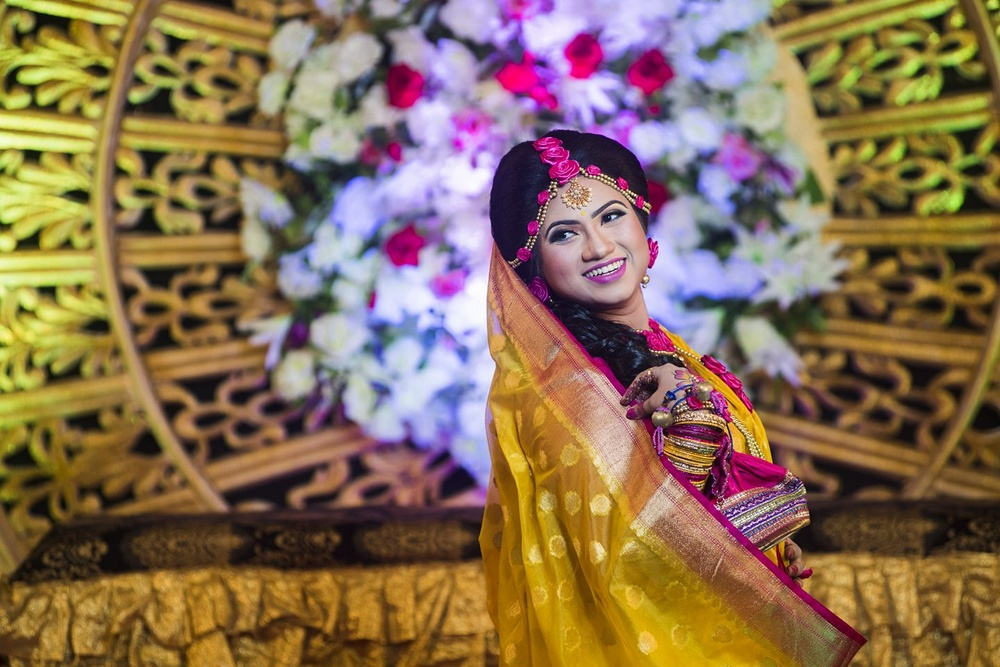
#> input picture images/girl.jpg, 1000 x 667 px, shrunk from 1440 x 961 before the run
$ jupyter execute --allow-errors 08_ImageHistogram.ipynb   (shell and % lines are left out)   (older library calls are emulated)
#> lines starting #> are read from the running program, lines starting #| are printed output that depends on the picture
[cell 1]
#import packages
import cv2
import numpy as np
import matplotlib.pyplot as plt

[cell 2]
#load image from images folder
image_bgr = cv2.imread('images/girl.jpg')
#> image_bgr is the input picture: shape (667, 1000, 3); mean B, G, R 83.7, 110.9, 136.7

[cell 3]
image_rgb = cv2.cvtColor(image_bgr, cv2.COLOR_BGR2RGB)
plt.imshow(image_rgb)

[cell 4]
#working with (b,g,r) image
#hist_values = cv2.calcHist([blue_bricks],channels=[0],mask=None,histSize=[256],ranges=[0,256])
hist_values = cv2.calcHist([image_bgr],[0],mask=None, histSize=[256],ranges=[0,256])
#> hist_values = 256 values, max 10472 at index 0, min 798 at index 204, mean 2605.5

[cell 5]
#ploting blue curve
plt.plot(hist_values)
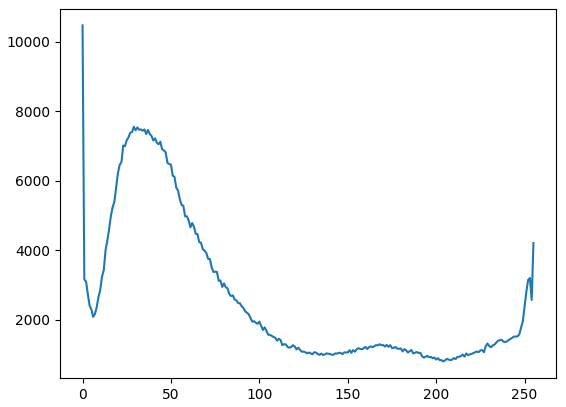
#> figure drawn by matplotlib, 1 panel; curve peaks at x = 0, y = 10472

[cell 6]
#hist_values = cv2.calcHist([image_bgr],[2],mask=None, histSize=[256],ranges=[0,256])
#plt.plot(hist_values)

[cell 7]
image = image_bgr
Color = ('b', 'g', 'r')
#> (the rest of this cell did not finish here and is left out)

[cell 8]
image = image_bgr
image = cv2.cvtColor(image, cv2.COLOR_BGR2GRAY)
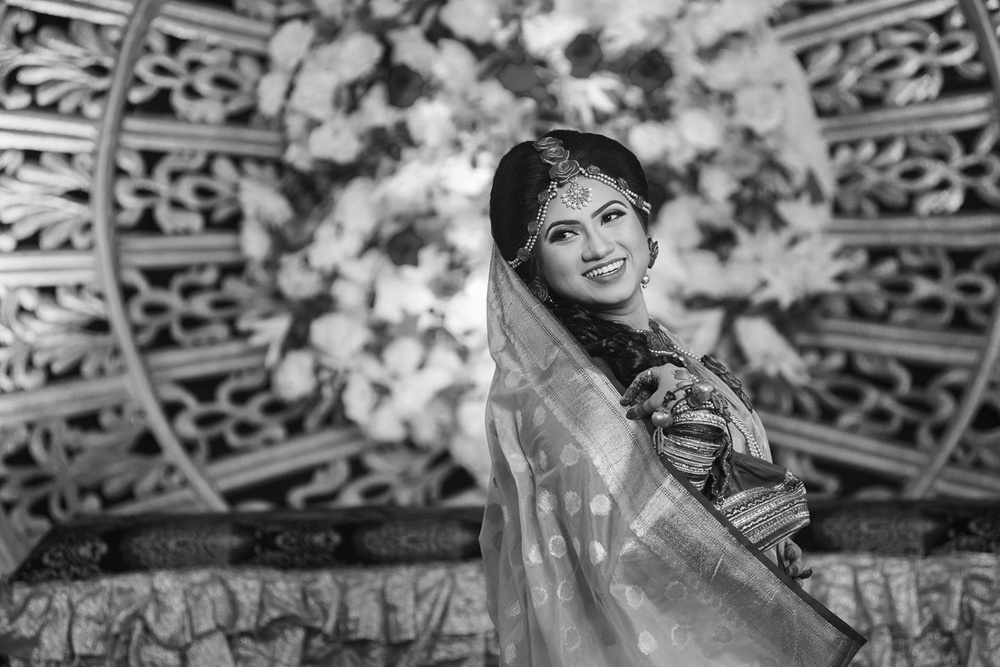
#> image: shape (667, 1000); min 2, max 255, mean 115.5
sobelx = cv2.Sobel(image,cv2.CV_32F,1,0,ksize=5)
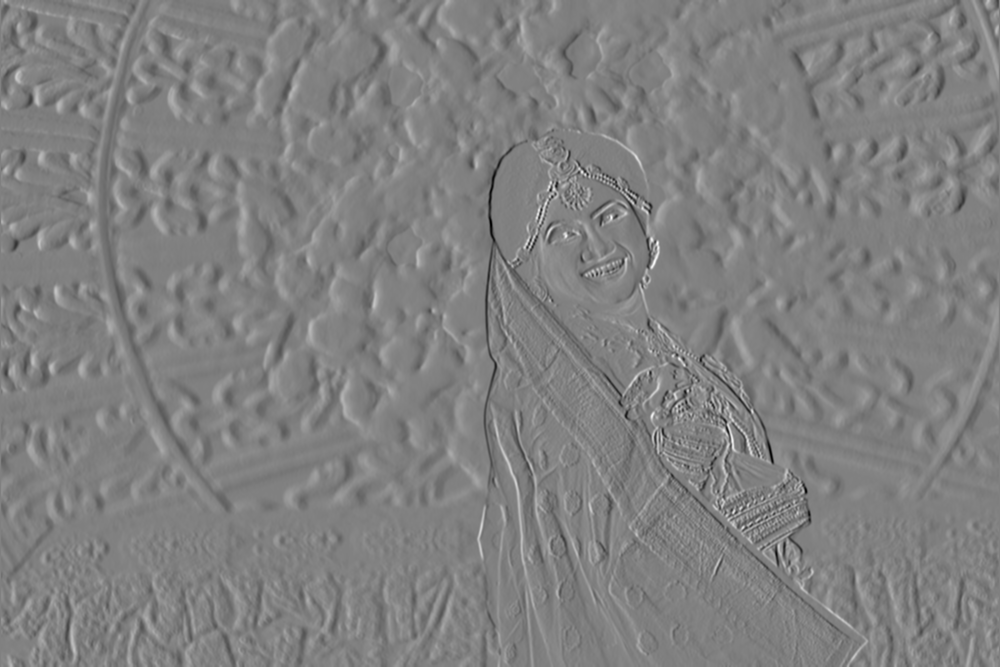
#> sobelx: shape (667, 1000) float32; min -7715, max 7556, mean -6.8; drawn with min black and max white
plt.imshow(sobelx,cmap="gray")

$ run again, with images/bricks.jpg copied over images/girl.jpg
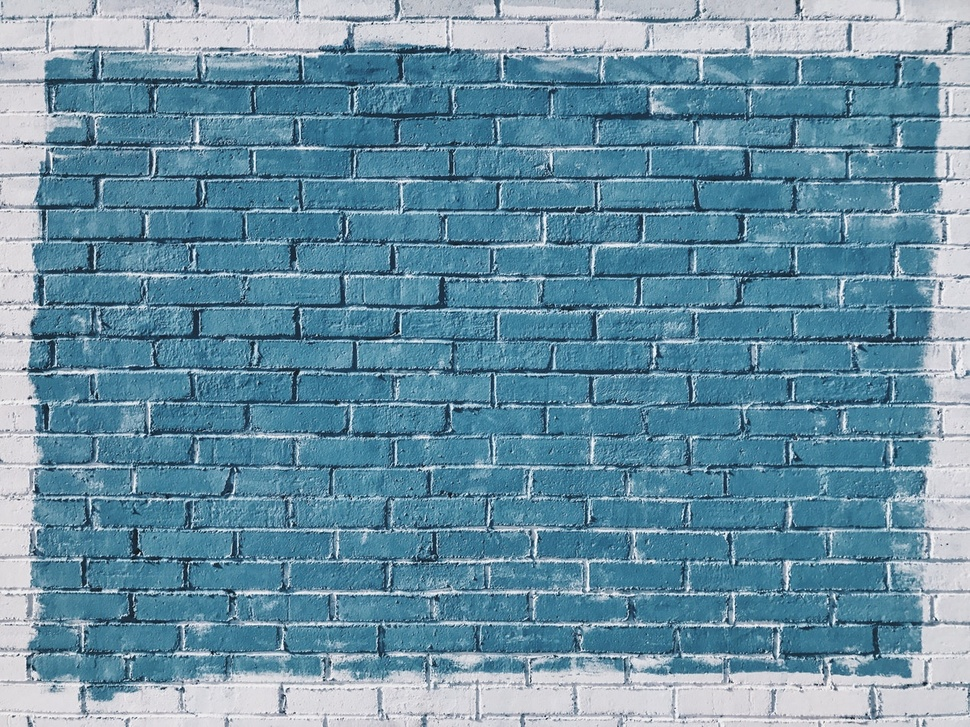
#> input picture images/bricks.jpg, 970 x 727 px, shrunk from 1267 x 950 before the run
#> image_bgr is the input picture: shape (727, 970, 3); mean B, G, R 163.5, 144, 104.9
#> hist_values = 256 values, max 11876 at index 150, min 0 at index 0, mean 2754.6
#> `image = cv2.cvtColor(image, cv2.COLOR_BGR2GRAY)`:
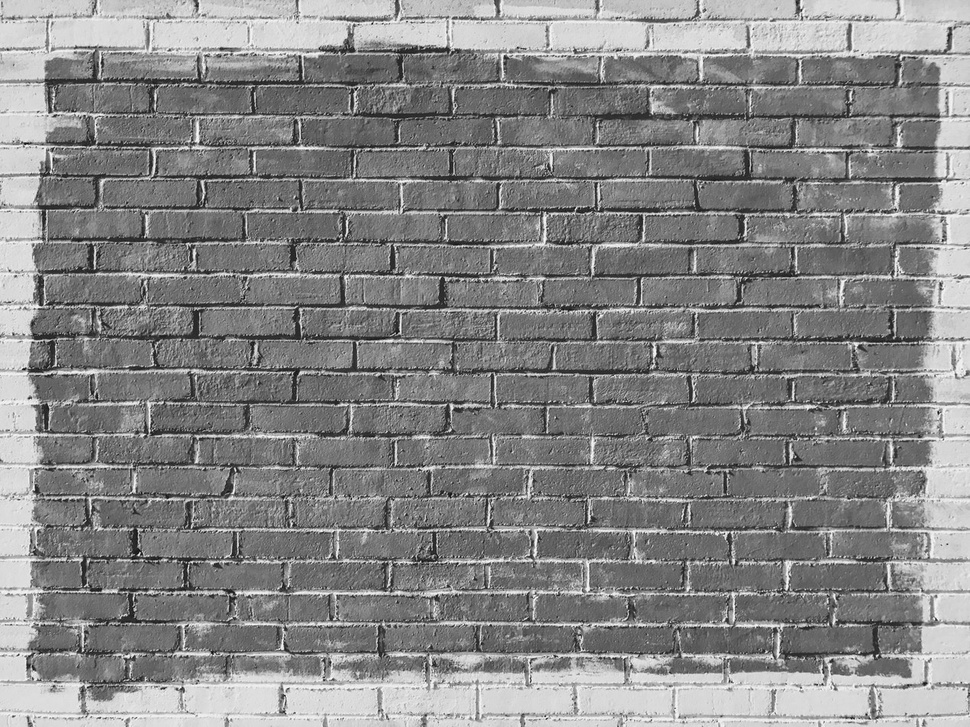
#> image: shape (727, 970); min 7, max 254, mean 134.5
#> `sobelx = cv2.Sobel(image,cv2.CV_32F,1,0,ksize=5)`:
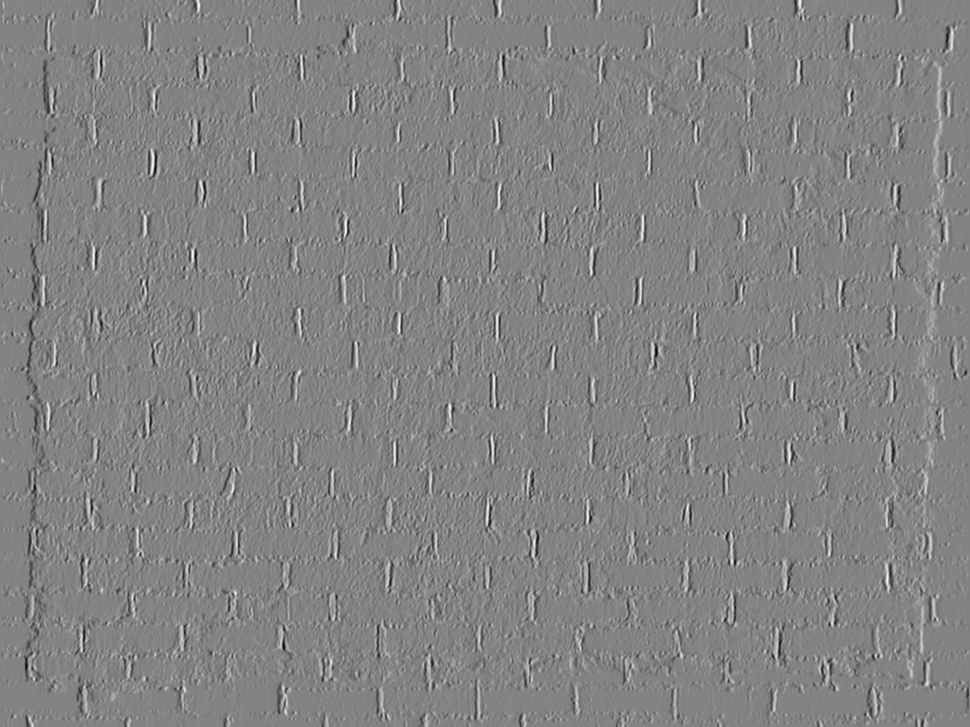
#> sobelx: shape (727, 970) float32; min -9338, max 8798, mean -0.8; drawn with min black and max white
